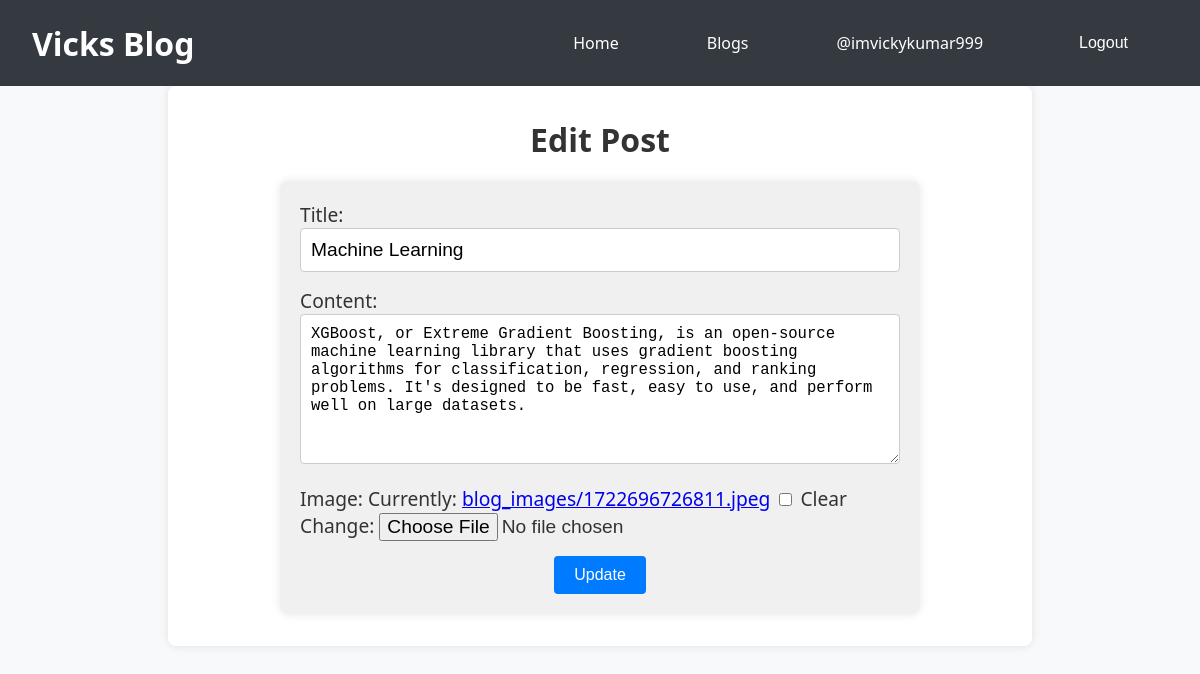
Page /blog/post/1/edit/ (signed in) on the earlier database version.
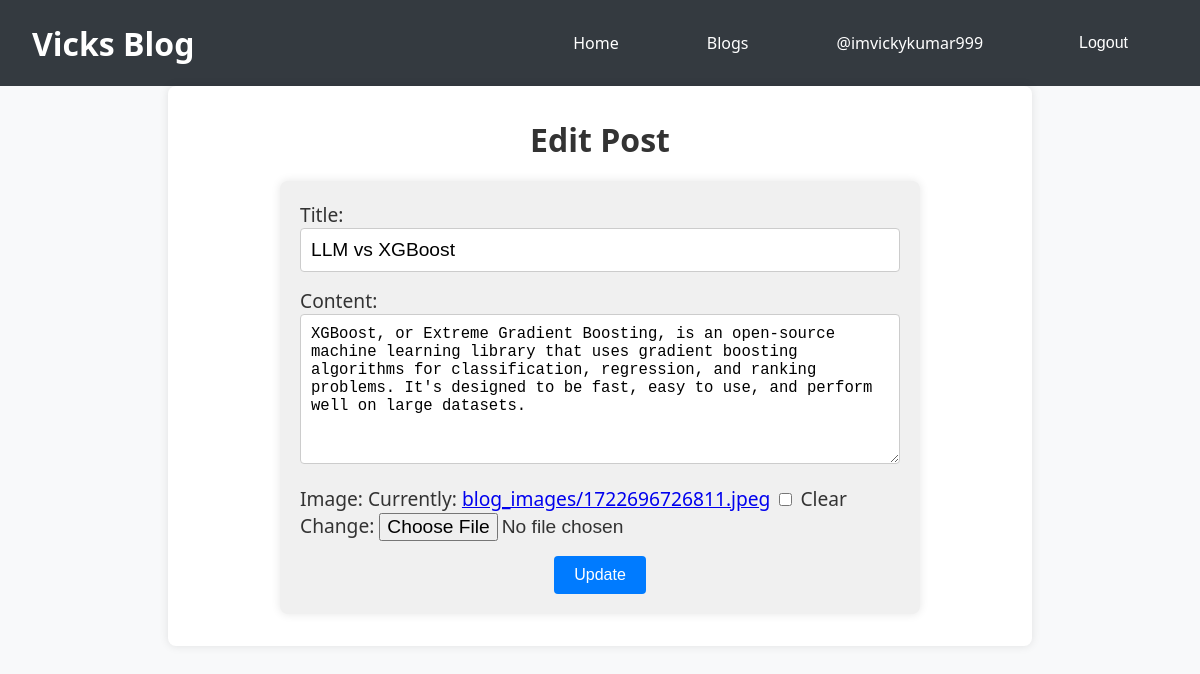
Same page on the later database version.
### blog/models.py (models this page shows, shortened)
class Post(models.Model):
    title = models.CharField(max_length=200)
    content = RichTextField()  # Use RichTextField for CKEditor
    created_at = models.DateTimeField(auto_now_add=True)
    updated_at = models.DateTimeField(auto_now=True)
    image = models.ImageField(upload_to='blog_images/', blank=True, null=True)
    author = models.ForeignKey(User, on_delete=models.CASCADE)

### blog/views.py (the view)
# urls.py: path('post/<int:pk>/edit/', views.update_post, name='update_post'),
@login_required
def update_post(request, pk):
    post = get_object_or_404(Post, pk=pk)
    if request.user != post.author:
        return redirect('post_detail', pk=post.pk)
    if request.method == 'POST':
        form = PostForm(request.POST, request.FILES, instance=post)
        if form.is_valid():
            form.save()
            return redirect('post_detail', pk=post.pk)
    else:
        form = PostForm(instance=post)
    return render(request, 'blog/post_form.html', {'form': form})

### blog/forms.py
class PostForm(forms.ModelForm):
    class Meta:
        model = Post
        fields = ['title', 'content', 'image']

### blog/templates/blog/post_form.html (shortened to what this page needs)
{% extends "blog/base_generic.html" %}
{% block content %}
<h2 class="post-form-title">
    {% if form.instance.pk %}
        Edit Post
    {% else %}
        New Post
    {% endif %}
</h2>
<div class="post-form-container">
    <form method="post" enctype="multipart/form-data" class="post-form">
        {{ form.as_p }}
        <button type="submit" class="submit-button">
            {% if form.instance.pk %}
                Update
            {% else %}
                Save
            {% endif %}
        </button>
    </form>
</div>
{% endblock %}

Differences in the rows shown:
changed Post: title "Machine Learning" → "LLM vs XGBoost"
